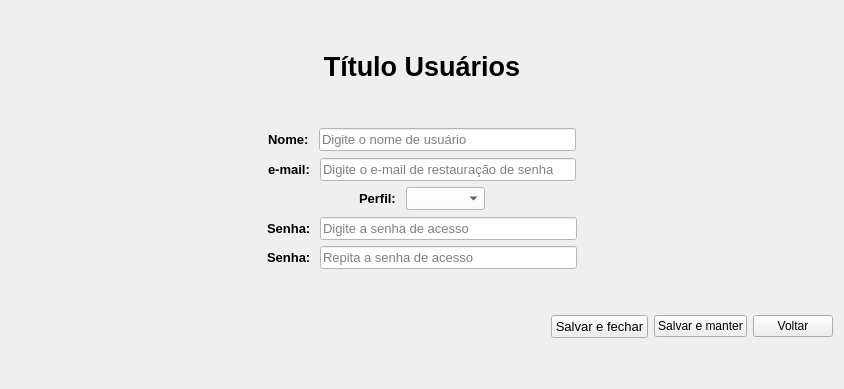
      <widget class="QWidget" name="pg_cad_alt_usuario">
       <layout class="QVBoxLayout" name="verticalLayout_17">
        <item>
         <spacer name="verticalSpacer_32">
          <property name="orientation">
           <enum>Qt::Vertical</enum>
          </property>
          <property name="sizeHint" stdset="0">
           <size>
            <width>20</width>
            <height>40</height>
           </size>
          </property>
         </spacer>
        </item>
        <item>
         <widget class="QLabel" name="lbl_titulo_pg_cad_alt_usuario">
          <property name="font">
           <font>
            <pointsize>10</pointsize>
           </font>
          </property>
          <property name="text">
           <string>&lt;html&gt;&lt;head/&gt;&lt;body&gt;&lt;p align=&quot;center&quot;&gt;&lt;span style=&quot; font-size:20pt; font-weight:700;&quot;&gt;Título Usuários&lt;/span&gt;&lt;/p&gt;&lt;/body&gt;&lt;/html&gt;</string>
          </property>
         </widget>
        </item>
        <item>
         <spacer name="verticalSpacer_5">
          <property name="orientation">
           <enum>Qt::Vertical</enum>
          </property>
          <property name="sizeHint" stdset="0">
           <size>
            <width>20</width>
            <height>40</height>
           </size>
          </property>
         </spacer>
        </item>
        <item>
         <layout class="QHBoxLayout" name="horizontalLayout_10">
          <item>
           <spacer name="horizontalSpacer_10">
            <property name="orientation">
             <enum>Qt::Horizontal</enum>
            </property>
            <property name="sizeHint" stdset="0">
             <size>
              <width>40</width>
              <height>20</height>
             </size>
            </property>
           </spacer>
          </item>
          <item>
           <widget class="QLabel" name="label_4">
            <property name="sizePolicy">
             <sizepolicy hsizetype="Preferred" vsizetype="Preferred">
              <horstretch>0</horstretch>
              <verstretch>0</verstretch>
             </sizepolicy>
            </property>
            <property name="font">
             <font>
              <pointsize>10</pointsize>
              <bold>true</bold>
             </font>
            </property>
            <property name="text">
             <string>Nome: </string>
            </property>
           </widget>
          </item>
          <item>
           <widget class="QLineEdit" name="txt_nome_usuario">
            <property name="font">
             <font>
              <pointsize>10</pointsize>
             </font>
            </property>
            <property name="styleSheet">
             <string notr="true">background-color: rgb(255, 255, 255);</string>
            </property>
            <property name="inputMethodHints">
             <set>Qt::ImhLatinOnly|Qt::ImhLowercaseOnly</set>
            </property>
            <property name="placeholderText">
             <string extracomment="O Nome de usuário não deve conter espaços e caracteres especiais">Digite o nome de usuário</string>
            </property>
           </widget>
          </item>
          <item>
           <spacer name="horizontalSpacer_5">
            <property name="orientation">
             <enum>Qt::Horizontal</enum>
            </property>
            <property name="sizeHint" stdset="0">
             <size>
              <width>40</width>
              <height>20</height>
             </size>
            </property>
           </spacer>
          </item>
         </layout>
        </item>
        <item>
         <spacer name="verticalSpacer_14">
          <property name="orientation">
           <enum>Qt::Vertical</enum>
          </property>
          <property name="sizeHint" stdset="0">
           <size>
            <width>822</width>
            <height>1</height>
           </size>
          </property>
         </spacer>
        </item>
        <item>
         <layout class="QHBoxLayout" name="horizontalLayout_11">
          <item>
           <spacer name="horizontalSpacer_11">
            <property name="orientation">
             <enum>Qt::Horizontal</enum>
            </property>
            <property name="sizeHint" stdset="0">
             <size>
              <width>40</width>
              <height>20</height>
             </size>
            </property>
           </spacer>
          </item>
          <item>
           <widget class="QLabel" name="label_5">
            <property name="sizePolicy">
             <sizepolicy hsizetype="Fixed" vsizetype="Preferred">
              <horstretch>0</horstretch>
              <verstretch>0</verstretch>
             </sizepolicy>
            </property>
            <property name="font">
             <font>
              <pointsize>10</pointsize>
              <bold>true</bold>
             </font>
            </property>
            <property name="text">
             <string>e-mail: </string>
            </property>
           </widget>
          </item>
          <item>
           <widget class="QLineEdit" name="txt_email_usuario">
            <property name="font">
             <font>
              <pointsize>10</pointsize>
             </font>
            </property>
            <property name="styleSheet">
             <string notr="true">background-color: rgb(255, 255, 255);</string>
            </property>
            <property name="inputMethodHints">
             <set>Qt::ImhEmailCharactersOnly</set>
            </property>
            <property name="placeholderText">
             <string>Digite o e-mail de restauração de senha</string>
            </property>
           </widget>
          </item>
          <item>
           <spacer name="horizontalSpacer_6">
            <property name="orientation">
             <enum>Qt::Horizontal</enum>
            </property>
            <property name="sizeHint" stdset="0">
             <size>
              <width>40</width>
              <height>20</height>
             </size>
            </property>
           </spacer>
          </item>
         </layout>
        </item>
        <item>
         <spacer name="verticalSpacer_15">
          <property name="orientation">
           <enum>Qt::Vertical</enum>
          </property>
          <property name="sizeHint" stdset="0">
           <size>
            <width>822</width>
            <height>0</height>
           </size>
          </property>
         </spacer>
        </item>
        <item>
         <layout class="QHBoxLayout" name="horizontalLayout_12">
          <item>
           <spacer name="horizontalSpacer_12">
            <property name="orientation">
             <enum>Qt::Horizontal</enum>
            </property>
            <property name="sizeHint" stdset="0">
             <size>
              <width>40</width>
              <height>20</height>
             </size>
            </property>
           </spacer>
          </item>
          <item>
           <widget class="QLabel" name="label_8">
            <property name="font">
             <font>
              <pointsize>10</pointsize>
              <bold>true</bold>
             </font>
            </property>
            <property name="text">
             <string>Perfil: </string>
            </property>
           </widget>
          </item>
          <item>
           <widget class="QComboBox" name="box_tp_usuario">
            <property name="font">
             <font>
              <pointsize>10</pointsize>
             </font>
            </property>
            <property name="styleSheet">
             <string notr="true">background-color: rgb(255, 255, 255);</string>
            </property>
           </widget>
          </item>
          <item>
           <spacer name="horizontalSpacer_9">
            <property name="orientation">
             <enum>Qt::Horizontal</enum>
            </property>
            <property name="sizeHint" stdset="0">
             <size>
              <width>40</width>
              <height>20</height>
             </size>
            </property>
           </spacer>
          </item>
         </layout>
        </item>
        <item>
         <spacer name="verticalSpacer_16">
          <property name="orientation">
           <enum>Qt::Vertical</enum>
          </property>
          <property name="sizeHint" stdset="0">
           <size>
            <width>822</width>
            <height>1</height>
           </size>
          </property>
         </spacer>
        </item>
        <item>
         <layout class="QHBoxLayout" name="horizontalLayout_13">
          <item>
           <spacer name="horizontalSpacer_13">
            <property name="orientation">
             <enum>Qt::Horizontal</enum>
            </property>
            <property name="sizeHint" stdset="0">
             <size>
              <width>40</width>
              <height>20</height>
             </size>
            </property>
           </spacer>
          </item>
          <item>
           <widget class="QLabel" name="label_6">
            <property name="sizePolicy">
             <sizepolicy hsizetype="Fixed" vsizetype="Preferred">
              <horstretch>0</horstretch>
              <verstretch>0</verstretch>
             </sizepolicy>
            </property>
            <property name="font">
             <font>
              <pointsize>10</pointsize>
              <bold>true</bold>
             </font>
            </property>
            <property name="text">
             <string>Senha: </string>
            </property>
           </widget>
          </item>
          <item>
           <widget class="QLineEdit" name="txt_senha_usuario">
            <property name="font">
             <font>
              <pointsize>10</pointsize>
             </font>
            </property>
            <property name="styleSheet">
             <string notr="true">background-color: rgb(255, 255, 255);</string>
            </property>
            <property name="echoMode">
             <enum>QLineEdit::Password</enum>
            </property>
            <property name="placeholderText">
             <string>Digite a senha de acesso</string>
            </property>
           </widget>
          </item>
          <item>
           <spacer name="horizontalSpacer_7">
            <property name="orientation">
             <enum>Qt::Horizontal</enum>
            </property>
            <property name="sizeHint" stdset="0">
             <size>
              <width>40</width>
              <height>20</height>
             </size>
            </property>
           </spacer>
          </item>
         </layout>
        </item>
        <item>
         <spacer name="verticalSpacer_17">
          <property name="orientation">
           <enum>Qt::Vertical</enum>
          </property>
          <property name="sizeHint" stdset="0">
           <size>
            <width>822</width>
            <height>0</height>
           </size>
          </property>
         </spacer>
        </item>
        <item>
         <layout class="QHBoxLayout" name="horizontalLayout_14">
          <item>
           <spacer name="horizontalSpacer_14">
            <property name="orientation">
             <enum>Qt::Horizontal</enum>
            </property>
            <property name="sizeHint" stdset="0">
             <size>
              <width>40</width>
              <height>20</height>
             </size>
            </property>
           </spacer>
          </item>
          <item>
           <widget class="QLabel" name="label_7">
            <property name="sizePolicy">
             <sizepolicy hsizetype="Fixed" vsizetype="Preferred">
              <horstretch>0</horstretch>
              <verstretch>0</verstretch>
             </sizepolicy>
            </property>
            <property name="font">
             <font>
              <pointsize>10</pointsize>
              <bold>true</bold>
             </font>
            </property>
            <property name="text">
             <string>Senha: </string>
            </property>
           </widget>
          </item>
          <item>
           <widget class="QLineEdit" name="txt_confirma_senha_usuario">
            <property name="font">
             <font>
              <pointsize>10</pointsize>
             </font>
            </property>
            <property name="styleSheet">
             <string notr="true">background-color: rgb(255, 255, 255);</string>
            </property>
            <property name="echoMode">
             <enum>QLineEdit::Password</enum>
            </property>
            <property name="placeholderText">
             <string>Repita a senha de acesso</string>
            </property>
           </widget>
          </item>
          <item>
           <spacer name="horizontalSpacer_8">
            <property name="orientation">
             <enum>Qt::Horizontal</enum>
            </property>
            <property name="sizeType">
             <enum>QSizePolicy::Expanding</enum>
            </property>
            <property name="sizeHint" stdset="0">
             <size>
              <width>40</width>
              <height>20</height>
             </size>
            </property>
           </spacer>
          </item>
         </layout>
        </item>
        <item>
         <spacer name="verticalSpacer_13">
          <property name="orientation">
           <enum>Qt::Vertical</enum>
          </property>
          <property name="sizeHint" stdset="0">
           <size>
            <width>20</width>
            <height>40</height>
           </size>
          </property>
         </spacer>
        </item>
        <item>
         <layout class="QHBoxLayout" name="horizontalLayout_15">
          <item>
           <spacer name="horizontalSpacer_3">
            <property name="orientation">
             <enum>Qt::Horizontal</enum>
            </property>
            <property name="sizeHint" stdset="0">
             <size>
              <width>40</width>
              <height>20</height>
             </size>
            </property>
           </spacer>
          </item>
          <item>
           <widget class="QPushButton" name="btn_salvar_fechar_users">
            <property name="font">
             <font>
              <pointsize>10</pointsize>
             </font>
            </property>
            <property name="styleSheet">
             <string notr="true"/>
            </property>
            <property name="text">
             <string>Salvar e fechar</string>
            </property>
           </widget>
          </item>
          <item>
           <widget class="QPushButton" name="btn_salvar_manter_users">
            <property name="text">
             <string>Salvar e manter</string>
            </property>
           </widget>
          </item>
          <item>
           <widget class="QPushButton" name="btn_voltar_users">
            <property name="text">
             <string>Voltar</string>
            </property>
           </widget>
          </item>
         </layout>
        </item>
        <item>
         <spacer name="verticalSpacer_35">
          <property name="orientation">
           <enum>Qt::Vertical</enum>
          </property>
          <property name="sizeHint" stdset="0">
           <size>
            <width>20</width>
            <height>40</height>
           </size>
          </property>
         </spacer>
        </item>
       </layout>
      </widget>
